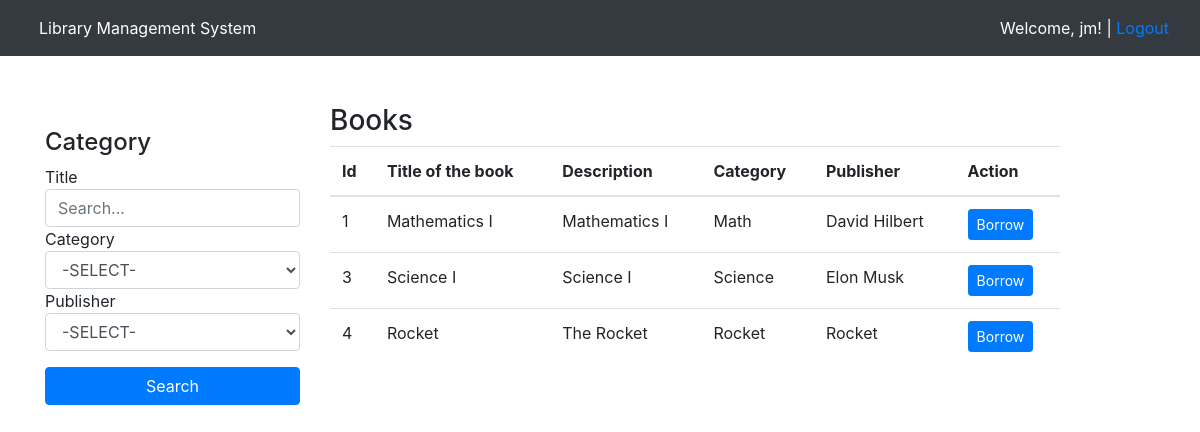
Screenshot of /LOGIN/student_dashboard.php (signed in) with the database file from the repository.
### tables this page shows
CREATE TABLE `books` (
  `Id` int(11) NOT NULL,
  `Title` varchar(255) NOT NULL,
  `Description` varchar(255) NOT NULL,
  `Category_Id` int(11) NOT NULL,
  `Publisher_Id` int(11) NOT NULL,
  `Availablilty` int(11) NOT NULL
);

CREATE TABLE `category` (
  `Id` int(11) NOT NULL,
  `Name` varchar(11) NOT NULL
);

CREATE TABLE `publisher` (
  `Id` int(11) NOT NULL,
  `Name` varchar(250) NOT NULL
);

### LOGIN/Library/function/books.php (called while the page is built, shortened)
<?php
require_once('dbconfig.php');
$db = new DbConfig();
class Book
{
    function getBookList($search)
    {
        global $db;
        $where = "";
        $sql = "SELECT
                    B.Id,
                    B.Title,
                    B.Description,
                    C.Name as Category,
                    P.Name as Publisher
                FROM books B
                LEFT JOIN category C ON B.Category_Id = C.Id
                LEFT JOIN publisher P ON P.Id = B.Publisher_Id
                " . $where
        ;
        $result = mysqli_query(
            $db->connection,
            $sql
        );
        if (mysqli_num_rows($result) > 0) {
            return $result;
        } else {
            return array();
        }
    }
}
?>

### LOGIN/Library/function/bookborrow.php (called while the page is built, shortened)
<?php
require_once('dbconfig.php');
$db = new DbConfig();
?>

### LOGIN/Library/function/dbconfig.php (called while the page is built, shortened)
<?php
class DbConfig
{
    public function db_connect()
    {
        $this->connection = mysqli_connect('localhost', 'root', '', 'lib1');
    }
}
?>

### LOGIN/student_dashboard.php (the view, shortened to what this page needs)
<?php
require_once("Library/function/books.php");
require_once("Library/function/bookborrow.php");
$books = new Book();
$search = array(
  "title" => "",
  "category" => "",
  "publisher" => ""
);
$bookBorrowList = $books->getBookList($search);
?>
<!DOCTYPE html>
<html lang="en">
<head>
  <link rel="stylesheet" href="https://cdn.jsdelivr.net/npm/bootstrap@4.6.2/dist/css/bootstrap.min.css">
  <link href="https://getbootstrap.com/docs/5.3/assets/css/docs.css" rel="stylesheet" />
</head>
<body>
  <nav class="navbar navbar-expand-sm bg-dark navbar-dark">
    <div class="container-fluid">
      <ul class="navbar-nav">
        <li class="nav-item">
          <a class="nav-link active" href="#">Library Management System</a>
        </li>
      </ul>
      <ul class="navbar-nav">
        <li class="nav-item text-white">
          <?php
          echo "Welcome, " . $_SESSION['username'] . "! | ";
          echo "<a href='logout.php'>Logout</a>"
            ?>
        </li>
      </ul>
    </div>
  </nav>
  <div class="container mt-5">
    <div class="row">
      <div class="col-sm-3">
        <h4 class="mt-4">Category</h4>
        <form action="" method="post">
          <ul class="nav nav-pills flex-column">
            <li class="nav-item">
              Title
              <input type="text" class="form-control" id="title" placeholder="Search..." name="title"
                value="<?php echo $search['title']; ?>">
            </li>
            <li class="nav-item">
              Category
              <select class="form-control" name="category">
                <?php
                echo '<option value="">-SELECT-</option>';
                ?>
              </select>
            </li>
            <li class="nav-item">
              Publisher
              <select class="form-control" name="publisher">
                <?php
                echo '<option value="">-SELECT-</option>';
                ?>
              </select>
              <button type="submit" class="mt-3 btn btn-primary btn-block">Search</button>
            </li>
          </ul>
        </form>
      </div>
      <div class="col-sm-8">
        <h3>Books</h3>
        <table class="table table-hover">
          <thead>
            <tr>
              <th>Id</th>
              <th>Title of the book</th>
              <th>Description</th>
              <th>Category</th>
              <th>Publisher</th>
              <th>Action</th>
            </tr>
          </thead>
          <tbody>
            <?php
            while ($bookBorrowDetails = mysqli_fetch_assoc($bookBorrowList)) {
              echo '<tr>
                            <td>' . $bookBorrowDetails["Id"] . '</td>
                            <td>' . $bookBorrowDetails["Title"] . '</td>
                            <td>' . $bookBorrowDetails["Description"] . '</td>
                            <td>' . $bookBorrowDetails["Category"] . '</td>
                            <td>' . $bookBorrowDetails["Publisher"] . '</td>
                            <td>
                              <button type="button" class="btn btn-sm btn-primary" onclick="BorrowBookModal(' . $bookBorrowDetails["Id"] . ')" data-toggle="modal" data-target="#borrowModal">Borrow</button>
                            </td>
                          </tr>';
            }
            ?>
          </tbody>
        </table>
      </div>
    </div>
  </div>
</body>
</html>

### rows the page displays
books: Id "1", Title "Mathematics I", Description "Mathematics I", Category_Id.Name "Math", Publisher_Id.Name "David Hilbert"
books: Id "3", Title "Science I", Description "Science I", Category_Id.Name "Science", Publisher_Id.Name "Elon Musk"
books: Id "4", Title "Rocket", Description "The Rocket", Category_Id.Name "Rocket", Publisher_Id.Name "Rocket"

### other values shown
$_SESSION['username'] "jm"
